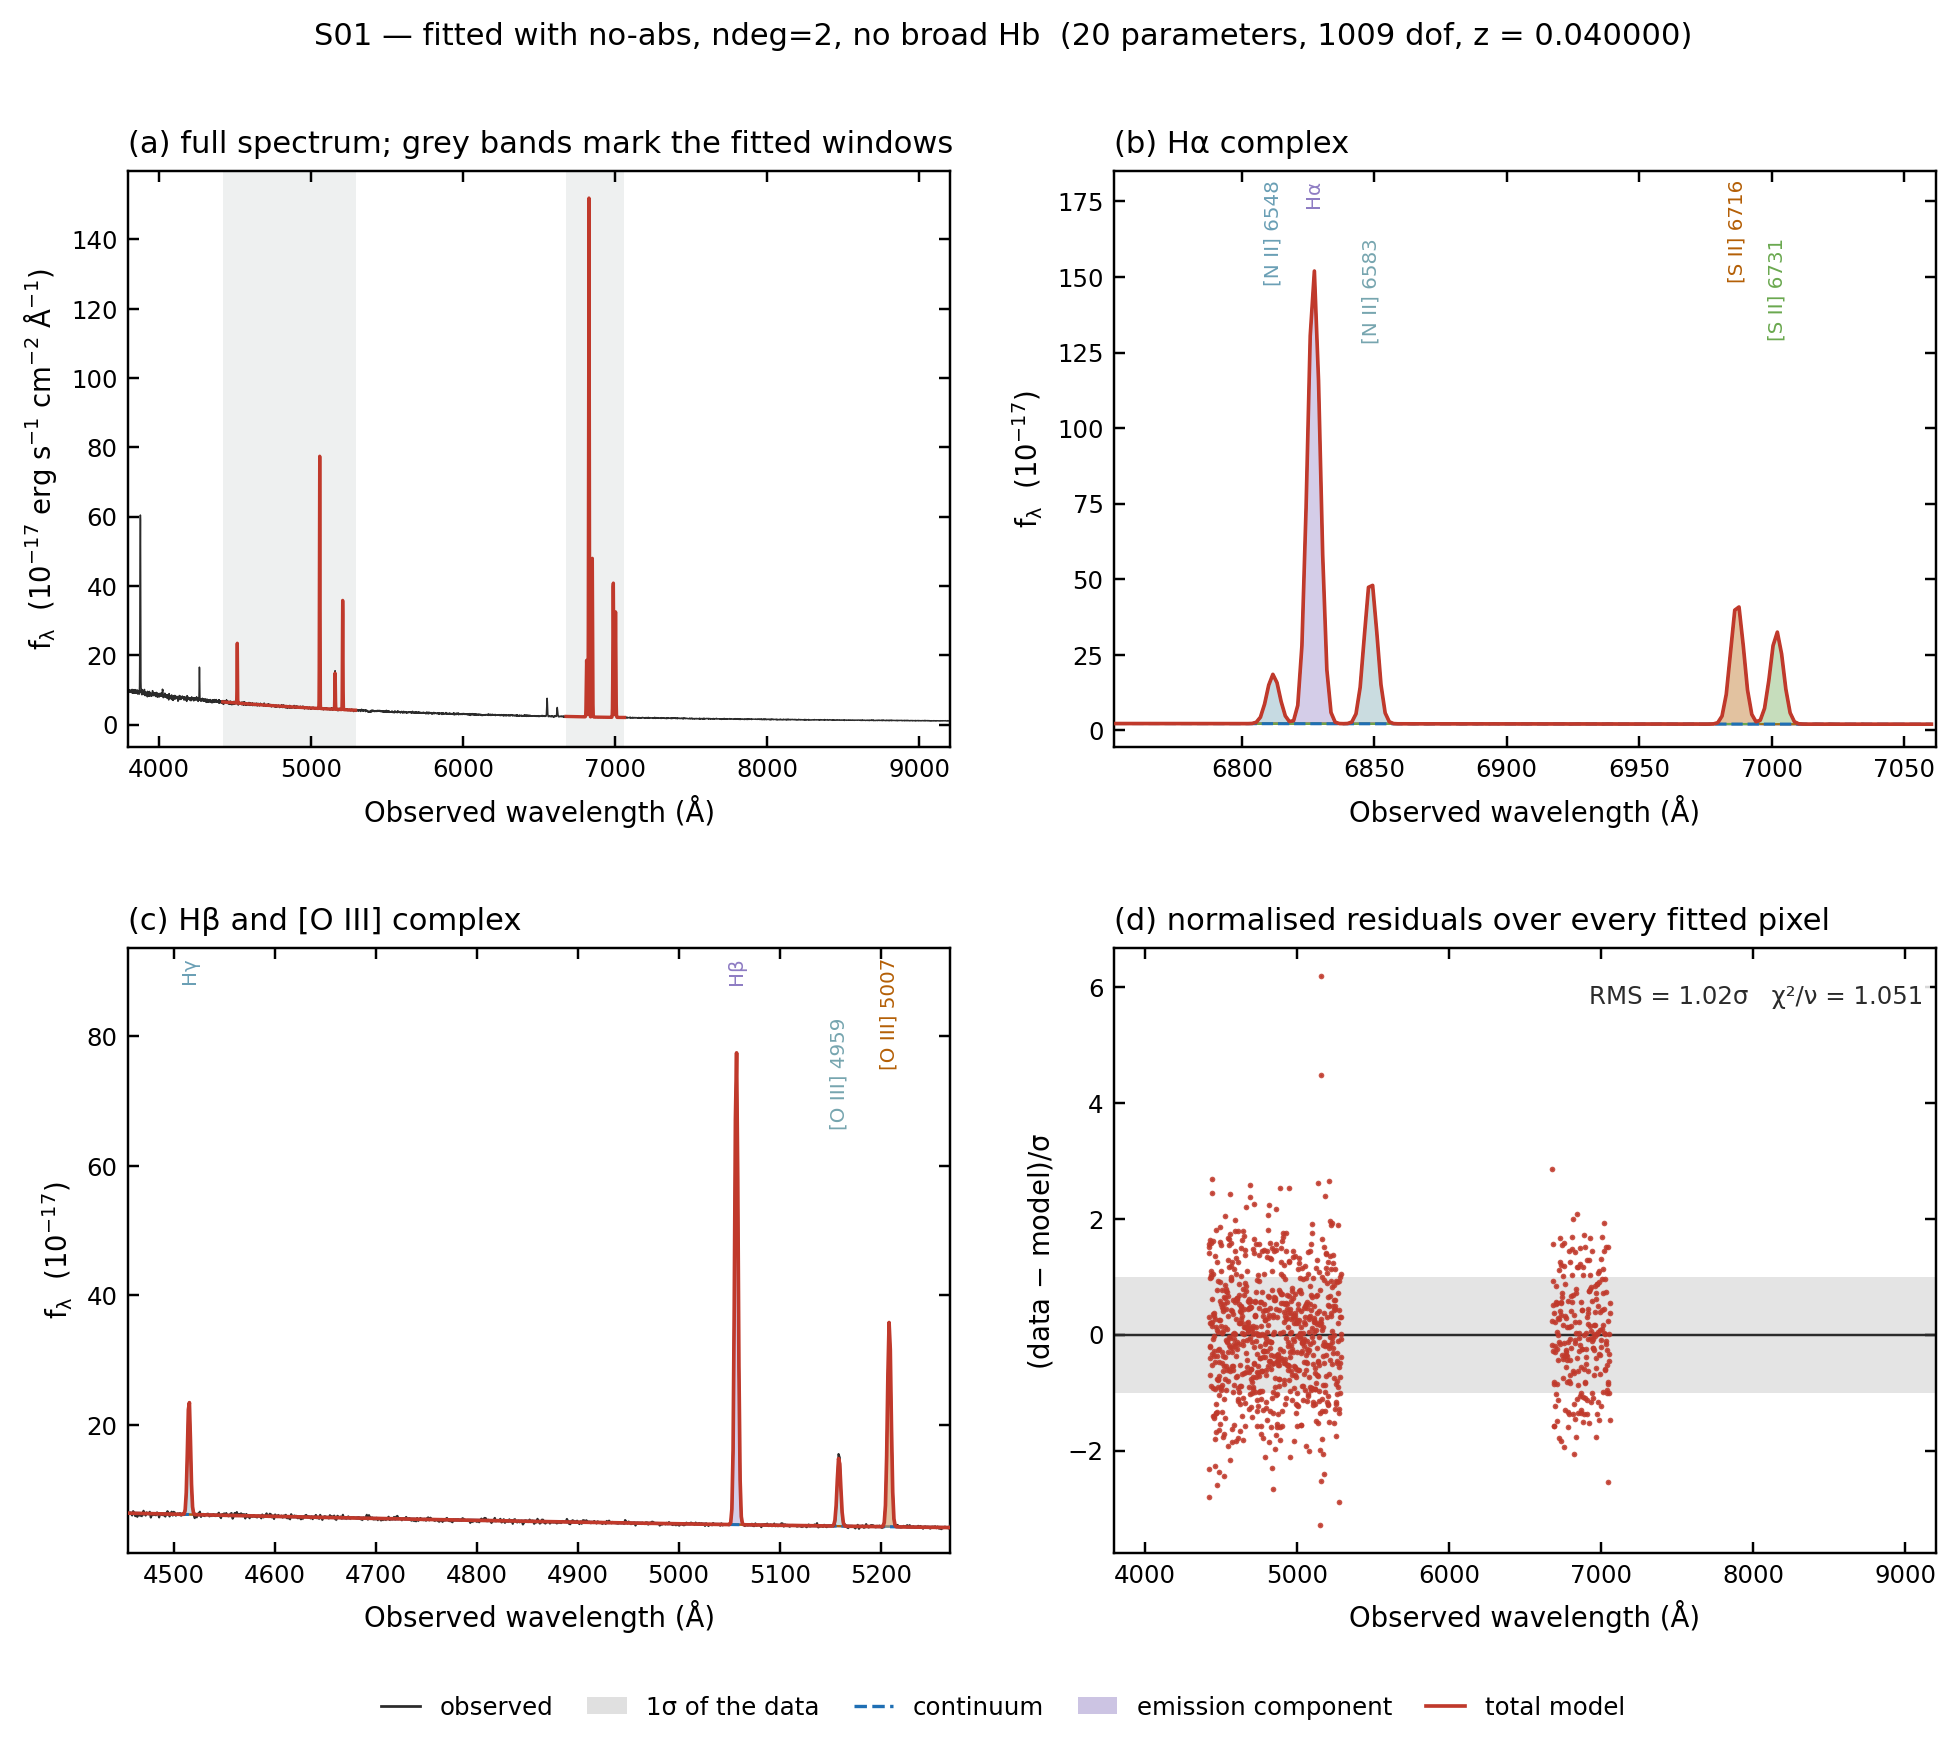

The script that saved this image:
#!/usr/bin/env python3
"""Figure 1 — the S01 fit, decomposed.

    .venv/bin/python validation/figures/fig1_s01_fit.py [CASE_ID]

Input
    data/cases/S01.fits — one SDSS-format spectrum (synthetic S01 by default;
    any other case id works). Loaded by ``gspec.io.read_case``.
Output
    validation/figures/fig1_s01_fit.png
    validation/figures/fig1_s01_fit.pdf

What the figure shows, panel by panel
    (a) the whole spectrum with the two fitted windows marked;
    (b) the Hα complex zoomed, with each fitted Gaussian drawn *on top of* the
        continuum so its contribution is visible, and the total model over them;
    (c) the same for Hβ + [O III];
    (d) normalised residuals (data − model)/σ over every fitted pixel, which is
        the panel that decides whether the fit is acceptable at all.

Reading it: if the continuum (dashed) sits above the data in the line cores, the
Gaussians are doing the work; if the residuals in (d) show a coherent dip under
Hβ, the model is missing absorption rather than noise.
"""

from __future__ import annotations

import sys
from pathlib import Path

sys.path.insert(0, str(Path(__file__).resolve().parents[2] / "src"))

import gspec                                     # noqa: E402
from gspec import plotting                       # noqa: E402

HERE = Path(__file__).resolve().parent
CASE = sys.argv[1] if len(sys.argv) > 1 else "S01"


def main() -> None:
    path = HERE.parents[1] / "data" / "cases" / f"{CASE}.fits"
    case = gspec.read_case(path)
    result = gspec.measure(case)

    print(f"{CASE}: z = {result.redshift:.6f}  ({result.model.label()})")
    print(f"      chi2/dof = {result.chi2dof:.4f}   parameters = {result.n_par}")
    for ln in ("Halpha", "Hbeta", "OIII_5007", "NII_6583"):
        m = result.lines[ln]
        print(f"      {ln:10s} F = {m.flux:9.2f} +- {m.flux_err:5.2f}   {m.flag}")

    fig = plotting.fig_spectrum_fit(case, result)
    stem = HERE / f"fig1_{CASE.lower()}_fit"
    for p in plotting.save(fig, str(stem)):
        print(f"wrote {p.relative_to(HERE.parents[1])}")


if __name__ == "__main__":
    main()
